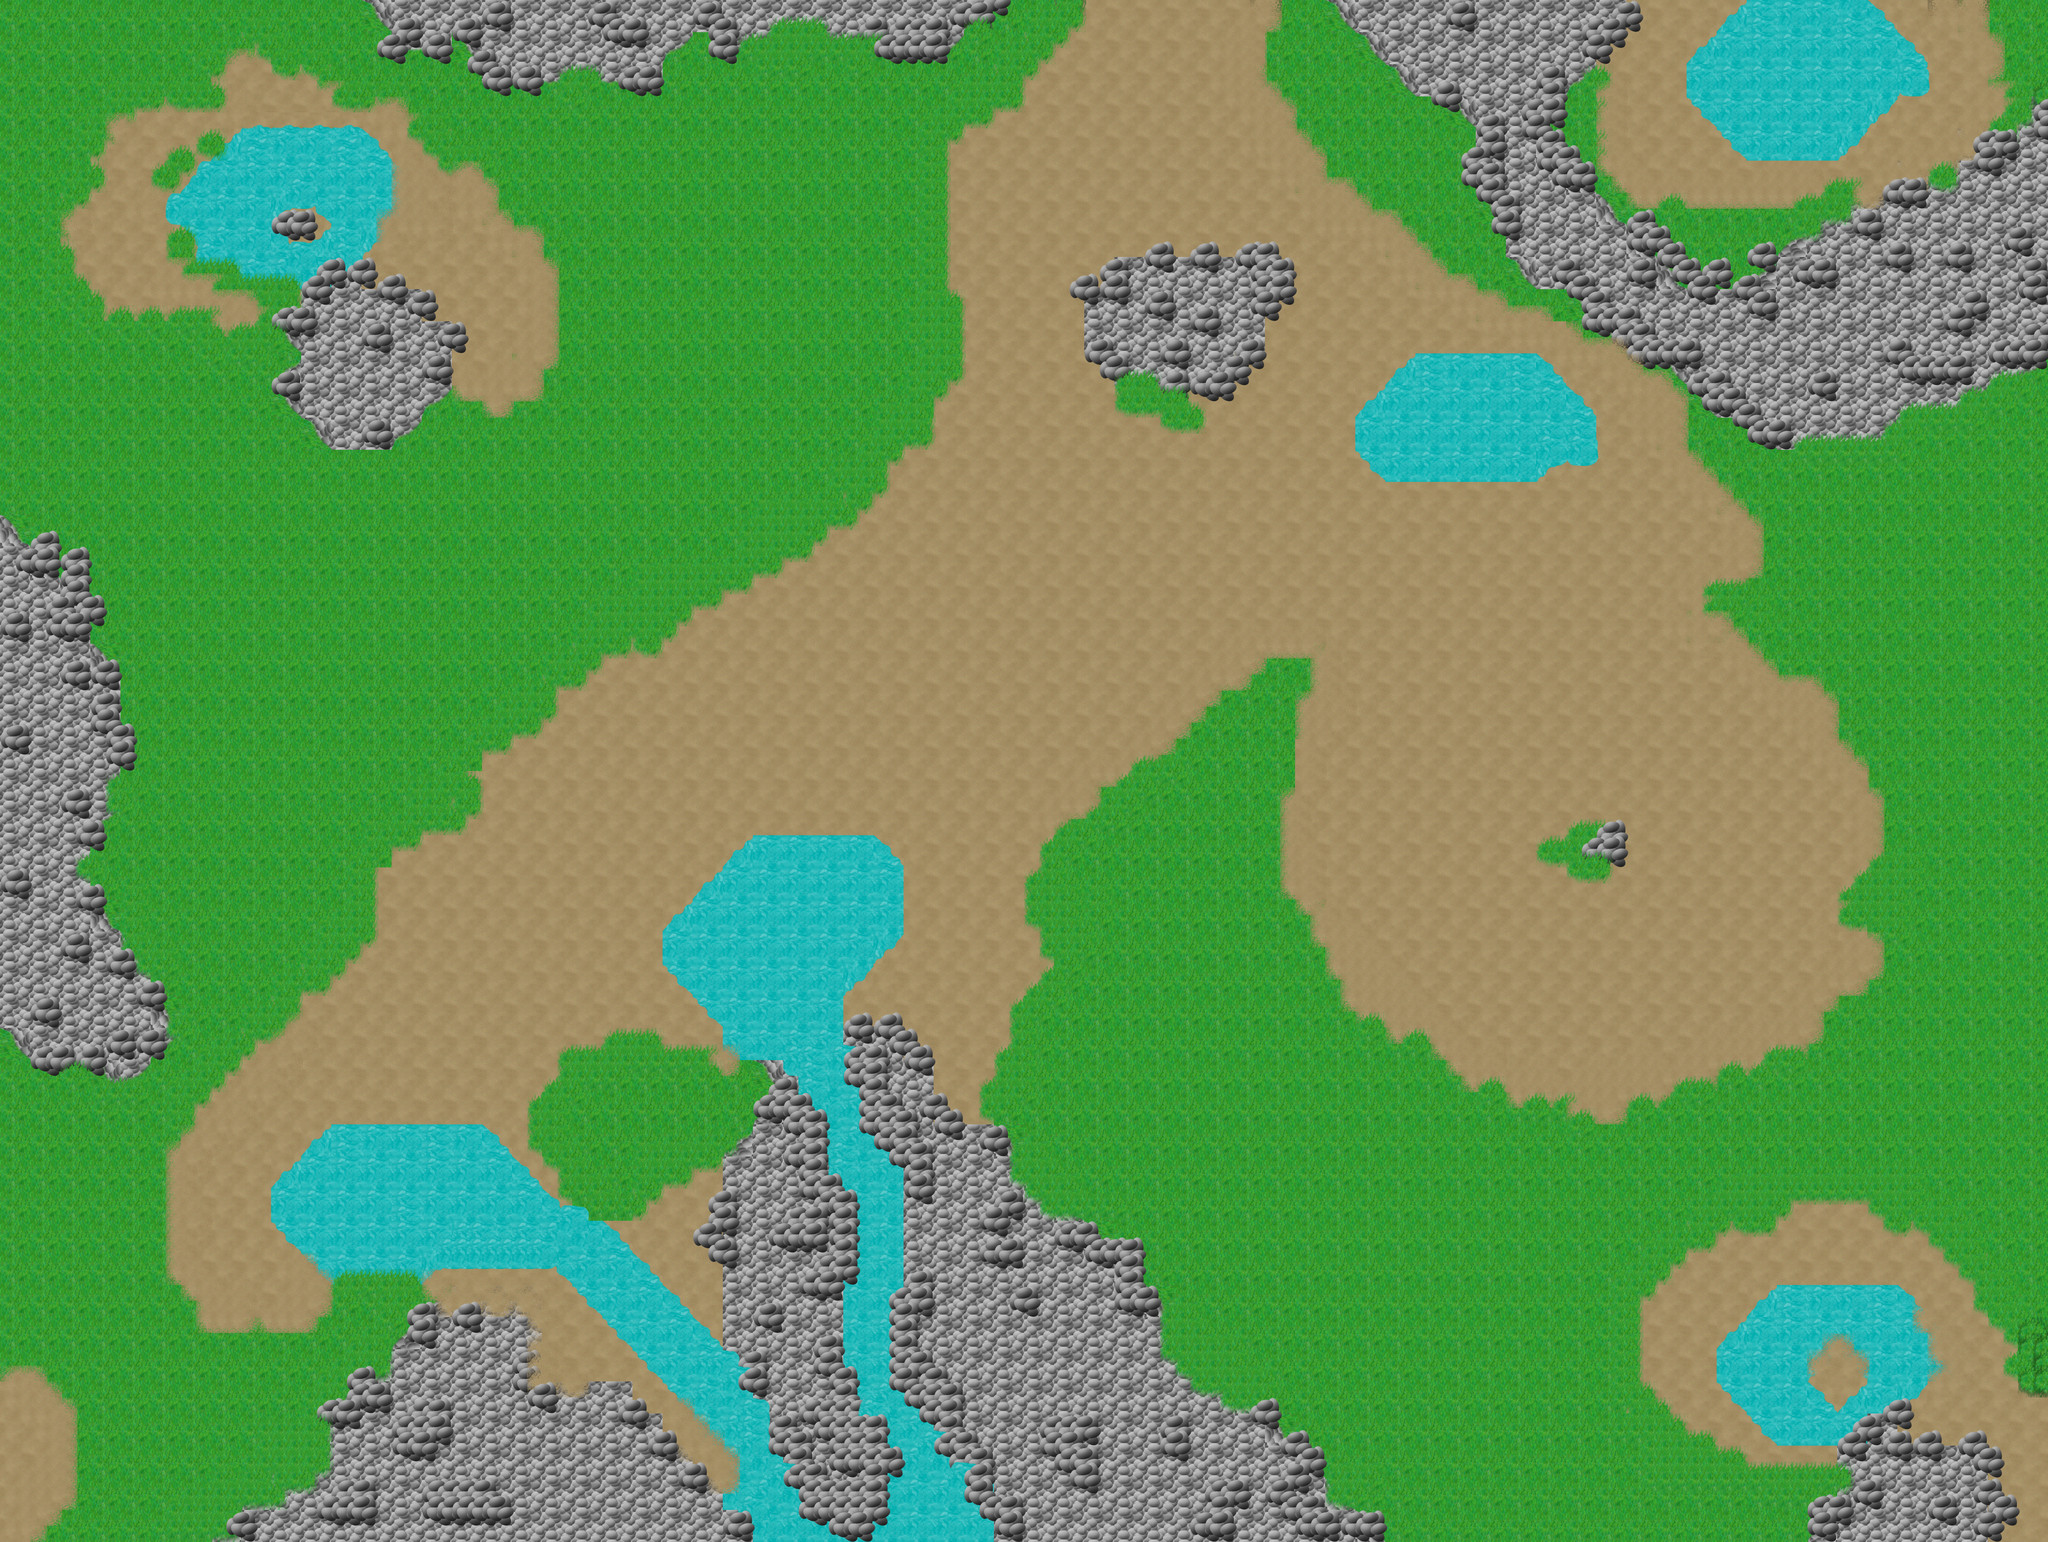

This game map was drawn from its Tiled (.tmx) file and the tilesets committed beside it. A one-line description and the trimmed map source follow:
An orthogonal 136x96 tile map with 30x32 px tiles, 2 tile layers (Tile Layer 2, Tile Layer 3), 4 tilesets.

<map version="1.0" orientation="orthogonal" width="136" height="96" tilewidth="30" tileheight="32">
 <tileset firstgid="1" name="dg_grounds32" tilewidth="30" tileheight="32">
  <image source="dg_grounds32.png" width="288" height="608" />
 </tileset>
 <tileset firstgid="172" name="game-events" tilewidth="30" tileheight="32">
  <image source="game-events.png" width="96" height="32" />
  <tile id="0">
   <properties>
    <property name="isCloseToWater" value="1" />
   </properties>
  </tile>
  <tile id="1">
   <properties>
    <property name="isWater" value="1" />
   </properties>
  </tile>
  <tile id="2">
   <properties>
    <property name="isDesert" value="1" />
   </properties>
  </tile>
 </tileset>
 <tileset firstgid="175" name="JM_tileSet" tilewidth="64" tileheight="64">
  <image source="tileSet.png" width="256" height="64" />
 </tileset>
 <tileset firstgid="179" name="JM_tileSet2" tilewidth="64" tileheight="64">
  <image source="tileSet2.png" width="256" height="320" />
 </tileset>
 <layer name="Tile Layer 2" width="136" height="96">
  <data>[13056 cells, 3277 non-empty, 14 distinct tile ids]</data>
 </layer>
 <layer name="Tile Layer 3" width="136" height="96">
  <data>[13056 cells, 1548 non-empty, 4 distinct tile ids]</data>
 </layer>
</map>
